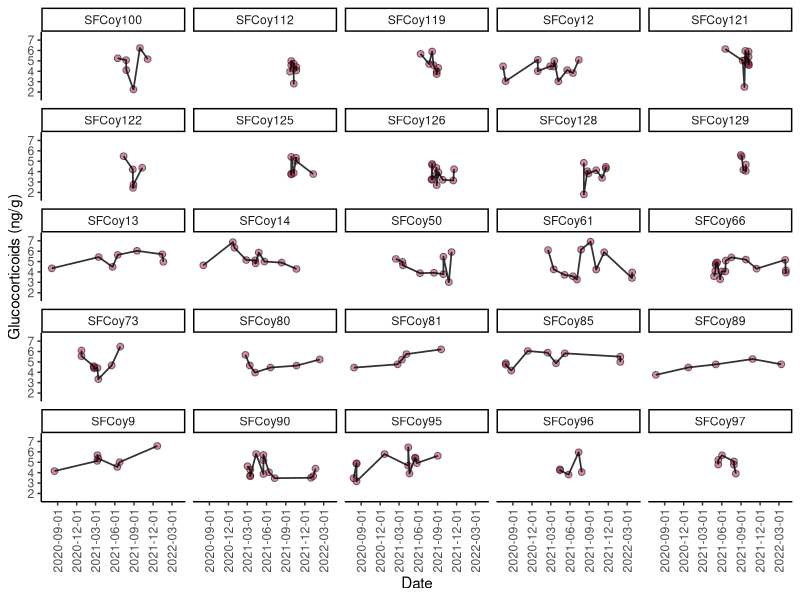
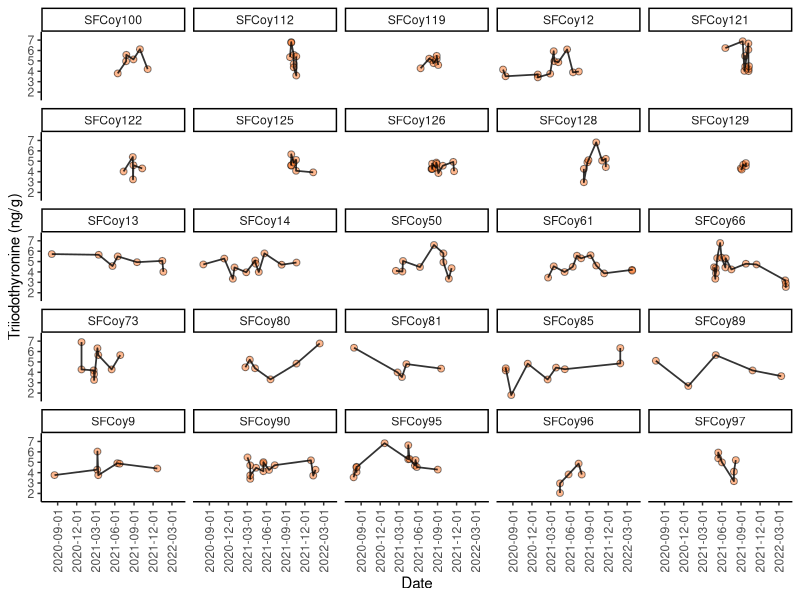
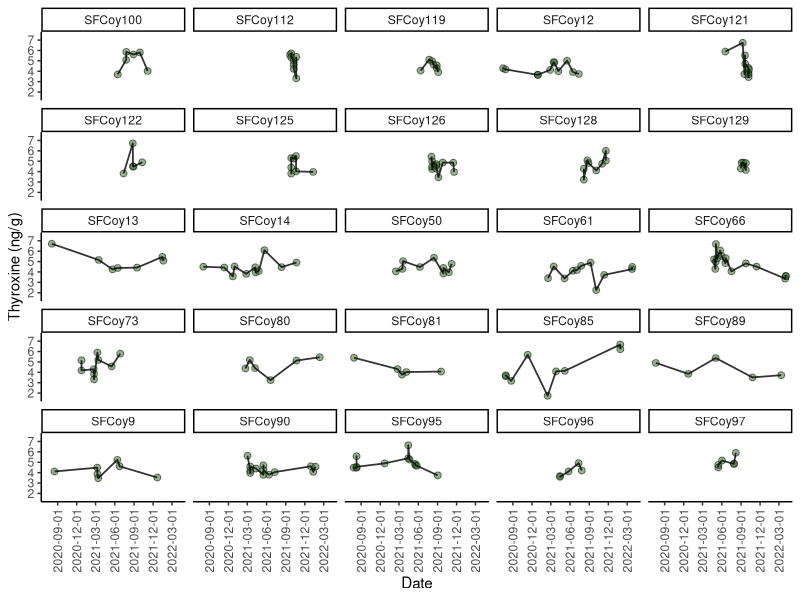

Write the R code that produced these figures, in order.
library(tidyverse)

# Make custom theme
theme_custom <- function() {
  theme_default() +
    theme(panel.grid.minor = element_blank(),
          plot.background = element_rect(fill = "white", color = NA),
          plot.title = element_text(size = 7),
          strip.background = element_rect(fill = "grey80", color = NA),
          axis.text.y = element_text(size=10),
          axis.text.x = element_text(size=10),
          axis.title.y = element_text(size=10),
          axis.title.x = element_text(size=10),
          legend.background = element_rect(fill = "white", color = NA))}

# Load data frames
hormones_geno <- read.csv("Cleaned_Data/clean_hormone_genotypes_diet.csv")

# Remove scats collected in non-established territories
sites.to.drop <- c("Stern Grove", "Sunset Res")

# Create data frame for DHGLM models (5 or more samples per individual)
dhglm_df <- hormones_geno %>% 
  mutate(Breeder = if_else(Breeder == "", "No", Breeder))%>% 
  filter(!Territory %in% sites.to.drop) %>% 
  group_by(Individual) %>% 
  add_count %>% 
  ungroup() %>% 
  filter(n >= 5) %>%  # only keep individuals with 5 or more samples 
  filter(Individual != "SFCoy31") %>% # remove SFCoy31 with bad sapmple representation
  # select relevant covs
  select(SampleID, GC, T3, T4, Year, Month, Day, Biol.Season, Territory, Condition,
         Individual, Sex, Breeder, Anthropogenic, n)

# create data frame for GC without the NA values from the outlier sample
dhglm_df_GC <- dhglm_df %>% filter(SampleID != "S21_0009")

# Format date for plotting
dhglm_df$Date <- as.Date(paste(dhglm_df$Year, dhglm_df$Month, dhglm_df$Day, sep = "-"))

df_date <- dhglm_df
df_date <- df_date[order(df_date$Date), ]

dhglm_df_GC$Date <- as.Date(paste(dhglm_df_GC$Year, dhglm_df_GC$Month, dhglm_df_GC$Day, sep = "-"))

df_date_GC <- dhglm_df_GC
df_date_GC <- dhglm_df_GC[order(dhglm_df_GC$Date), ]

# Plot
ggplot(dhglm_df_GC, aes(x = Date, y = log(GC))) +
  geom_point(size=2, alpha=0.5, fill="#A4193D", color="black", shape=21) +  
  geom_line(linewidth=0.6, alpha=0.8) +  
  facet_wrap(~Individual, ncol=5)+
  labs(x = "Date",
       y = "Glucocorticoids (ng/g)") +
  theme_classic() +
  theme(axis.text.x = element_text(angle = 90, vjust = 0.5, hjust=1))+
  scale_x_date(date_breaks = "3 month")+
scale_y_continuous(limits=c(1.5,7.5),
                   breaks=c(2,3,4,5,6,7))

# ggsave("Figures/FigureS2.png", height = 6, width = 10, dpi=600)

ggplot(df_date, aes(x = Date, y = log(T3))) +
  geom_point(size=2, alpha=0.5, fill="#FF7522", color="black", shape=21) +  
  geom_line(linewidth=0.6, alpha=0.8) +  
  facet_wrap(~Individual, ncol=5)+
  labs(x = "Date",
       y = "Triiodothyronine (ng/g)") +
  theme_classic() +
  theme(axis.text.x = element_text(angle = 90, vjust = 0.5, hjust=1))+
  scale_x_date(date_breaks = "3 month")+
scale_y_continuous(limits=c(1.5,7.5),
                   breaks=c(2,3,4,5,6,7))

# ggsave("Figures/FigureS3.png", height = 6, width = 10, dpi=600)

ggplot(df_date, aes(x = Date, y = log(T4))) +
  geom_point(size=2, alpha=0.5, fill="#2D661C", color="black", shape=21) +  
  geom_line(linewidth=0.6, alpha=0.8) +  
  facet_wrap(~Individual, ncol=5)+
  labs(x = "Date",
       y = "Thyroxine (ng/g)") +
  theme_classic() +
  theme(axis.text.x = element_text(angle = 90, vjust = 0.5, hjust=1))+
  scale_x_date(date_breaks = "3 month")+
scale_y_continuous(limits=c(1.5,7.5),
                   breaks=c(2,3,4,5,6,7))

# ggsave("Figures/FigureS4.png", height = 6, width = 10, dpi=600)
